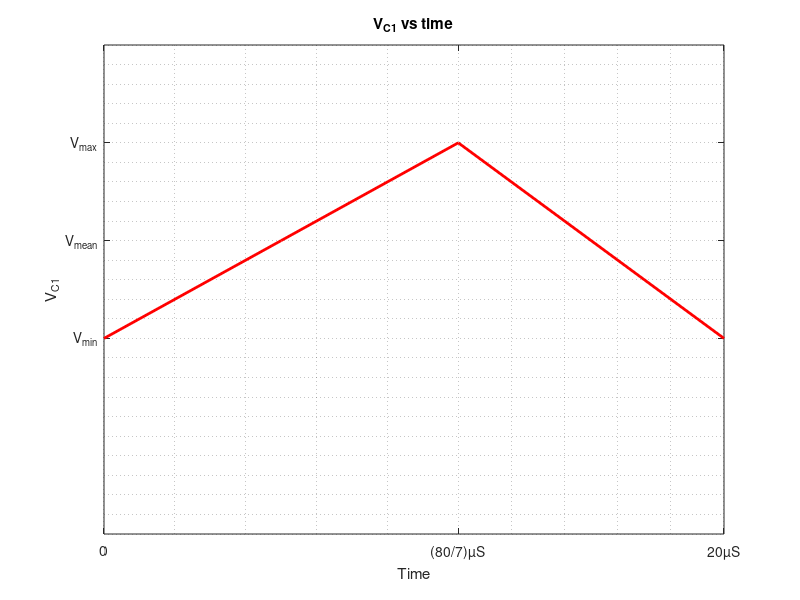

Write MATLAB code to recreate this figure. (Note: this script raises an error after producing the figure.)
time = [0 (40/7)*10^-6 (80/7)*10^-6 20e-6];
data = [11 11.5 12 11];
plot(time,data,'LineWidth',2,'Color',[1 0 0]);

ylim([10 12.5])
xlim([0 20e-6])

grid minor

yticks([11 11.5 12])
yticklabels({'V_{min}','V_{mean}','V_{max}'})

xticks([0 (80/7)*10^-6 20e-6])
xticklabels({'0','(80/7)µS','20µS'})

ylabel('V_{C1}')
xlabel('Time')
title('V_{C1} vs time')

xline((80/7)*10^-6,'Color',[0 0 1])
str1="Region 1";
str2="Region 2";

text((20/7)*10^-6 ,10.5, str1,'Color',[1 0 0] );
text((100/7)*10^-6 ,10.5, str2,'Color',[1 0 0] );